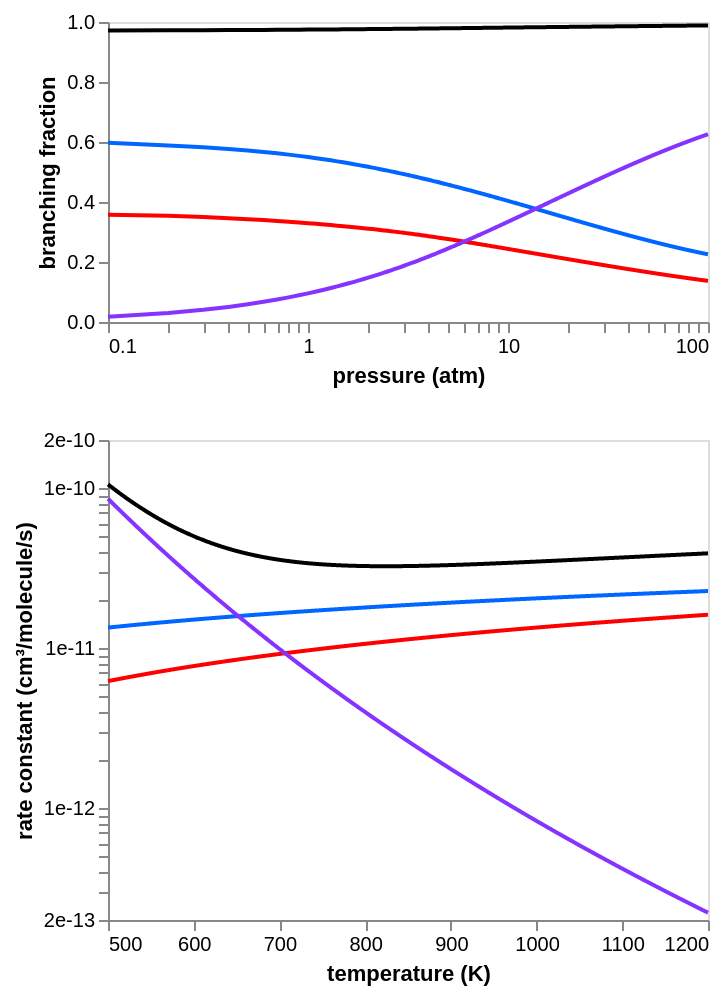

The notebook cell saved with this chart:
### Code cell
import altair as alt
import autochem as ac
import numpy as np
from autochem.util import plot
from project_utilities import fig

legend = False
reactants = ("C5H8(522)", "OH(4)")
rate_df = fig.rate_data(
    calc_mech,
    reactants,
    min_branch_frac=0.03,
    # colors=[plot.Color.purple, plot.Color.blue, plot.Color.red],
    colors=[plot.Color.blue, plot.Color.red, plot.Color.purple],
)

branch_frac_chart = fig.branching_fraction_chart(
    rate_df, P_range=(0.1, 100), T=825, legend=legend, total=True
)
rate_chart = fig.rate_chart(
    rate_df,
    T_range=(500, 1200),
    P=1,
    legend=legend,
    total=True,
    units={"substance": "molecules"},
)
chart = alt.vconcat(
    branch_frac_chart.properties(width=300, height=150),
    rate_chart.properties(width=300, height=240),
).configure_axis(grid=False)
chart

### Figure 1 — Vega-Lite specification as saved in the notebook (floating-point values rounded to 4 significant figures; data arrays with more than 128 entries replaced by an {"elided": "..."} marker saying what was removed)
{"config": {"view": {"continuousWidth": 300, "continuousHeight": 300}, "axis": {"grid": false}}, "vconcat": [{"data": {"name": "data-32f7f9c9e469a892d6511c1b656cbc61"}, "mark": {"type": "line"}, "encoding": {"color": {"field": "key", "legend": null, "scale": {"domain": ["total", "C5H7(500)+H2O(5)", "C5H7(504)+H2O(5)", "C5H9O(852)rR"], "range": ["#000000", "#0066ff", "#ff0000", "#8533ff"]}, "type": "nominal"}, "x": {"axis": {"labelExpr": "((abs(datum.value - 0.1) / abs(0.1) < 1e-5) ||\n(abs(datum.value - 1.0) / abs(1.0) < 1e-5) ||\n(abs(datum.value - 10.0) / abs(10.0) < 1e-5) ||\n(abs(datum.value - 100.0) / abs(100.0) < 1e-5) ||\n(abs(datum.value - 100.0) / abs(100.0) < 1e-5)) ? datum.label : ''", "values": [0.1, 0.2, 0.3, 0.4, 0.5, 0.6, 0.7, 0.8, 0.9, 1.0, 2.0, 3.0, 4.0, 5.0, 6.0, 7.0, 8.0, 9.0, 10.0, 20.0, 30.0, 40.0, 50.0, 60.0, 70.0, 80.0, 90.0, 100.0, 100.0]}, "field": "x", "scale": {"domain": [0.1, 100.0], "type": "log"}, "title": "pressure (atm)", "type": "quantitative"}, "y": {"axis": {"format": ".1f"}, "field": "value", "scale": {"domain": [0, 1], "domainMax": 1, "nice": true}, "title": "branching fraction", "type": "quantitative"}}, "height": 150, "transform": [{"fold": ["total", "C5H7(500)+H2O(5)", "C5H7(504)+H2O(5)", "C5H9O(852)rR"]}], "width": 300}, {"data": {"name": "data-ec8625a9362ff4ee975f0622da4dd0f4"}, "mark": {"type": "line"}, "encoding": {"color": {"field": "key", "legend": null, "scale": {"domain": ["Total", "C5H7(500)+H2O(5)", "C5H7(504)+H2O(5)", "C5H9O(852)rR"], "range": ["#000000", "#0066ff", "#ff0000", "#8533ff"]}, "type": "nominal"}, "x": {"axis": {"format": ".0f"}, "field": "x", "scale": {"domain": [500, 1200], "domainMax": 1200, "nice": true}, "title": "temperature (K)", "type": "quantitative"}, "y": {"axis": {"format": ".0e", "labelExpr": "((abs(datum.value - 2e-13) / abs(2e-13) < 1e-5) ||\n(abs(datum.value - 1e-12) / abs(1e-12) < 1e-5) ||\n(abs(datum.value - 1e-11) / abs(1e-11) < 1e-5) ||\n(abs(datum.value - 1e-10) / abs(1e-10) < 1e-5) ||\n(abs(datum.value - 2e-10) / abs(2e-10) < 1e-5)) ? datum.label : ''", "values": [2e-13, 3e-13, 4e-13, 5e-13, 6e-13, 7e-13, 8e-13, 9e-13, 1e-12, 2e-12, 3e-12, 4e-12, 5e-12, 6e-12, 7e-12, 8e-12, 9e-12, 1e-11, 2e-11, 3e-11, 4e-11, 5e-11, 6e-11, 7e-11, 8e-11, 9e-11, 1e-10, 2e-10]}, "field": "value", "scale": {"domain": [2e-13, 2e-10], "type": "log"}, "title": "rate constant (cm³/molecule/s)", "type": "quantitative"}}, "height": 240, "transform": [{"fold": ["Total", "C5H7(500)+H2O(5)", "C5H7(504)+H2O(5)", "C5H9O(852)rR"]}], "width": 300}], "$schema": "https://vega.github.io/schema/vega-lite/v5.20.1.json", "datasets": {"data-32f7f9c9e469a892d6511c1b656cbc61": {"elided": "1000 records"}, "data-ec8625a9362ff4ee975f0622da4dd0f4": {"elided": "1000 records"}}}
